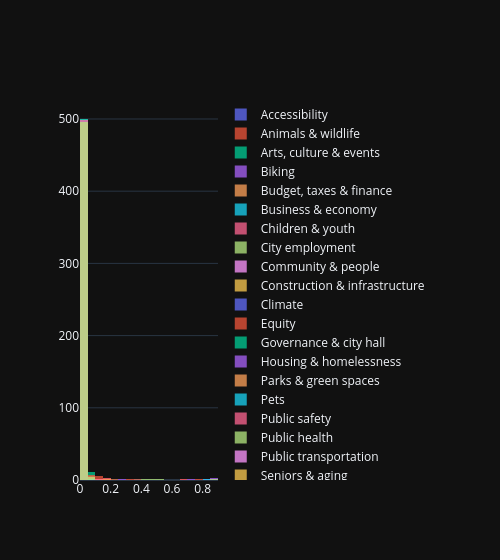

This figure's notebook cell:
### Code cell
# Generate histograms of similarities per category
import plotly.graph_objects as go
import numpy as np

# fig = px.histogram(
#     df, 
#     x='housing',
#     width=500,
#     height=500,
#     nbins=20
# )
fig = go.Figure()
for cat in categories_short:
    fig.add_trace(go.Histogram(
        x=df[cat],
        xbins=dict(
            start=0.0,
            end=1.0,
            size=0.05
        ),
        name=cat.capitalize()
    ))
fig.update_layout(barmode='overlay', width=500)
fig.update_traces(opacity=0.75)
fig.show()

### Figure 1 — Plotly figure (JSON) as saved in the notebook; plotly's stock layout.template omitted (floating-point values rounded to 4 significant figures; data arrays with more than 128 entries replaced by an {"elided": "..."} marker saying what was removed)
{"data": [{"name": "Accessibility", "x": {"elided": "500 float values"}, "xbins": {"end": 1.0, "size": 0.05, "start": 0.0}, "type": "histogram", "opacity": 0.75}, {"name": "Animals & wildlife", "x": {"elided": "500 float values"}, "xbins": {"end": 1.0, "size": 0.05, "start": 0.0}, "type": "histogram", "opacity": 0.75}, {"name": "Arts, culture & events", "x": {"elided": "500 float values"}, "xbins": {"end": 1.0, "size": 0.05, "start": 0.0}, "type": "histogram", "opacity": 0.75}, {"name": "Biking", "x": {"elided": "500 float values"}, "xbins": {"end": 1.0, "size": 0.05, "start": 0.0}, "type": "histogram", "opacity": 0.75}, {"name": "Budget, taxes & finance", "x": {"elided": "500 float values"}, "xbins": {"end": 1.0, "size": 0.05, "start": 0.0}, "type": "histogram", "opacity": 0.75}, {"name": "Business & economy", "x": {"elided": "500 float values"}, "xbins": {"end": 1.0, "size": 0.05, "start": 0.0}, "type": "histogram", "opacity": 0.75}, {"name": "Children & youth", "x": {"elided": "500 float values"}, "xbins": {"end": 1.0, "size": 0.05, "start": 0.0}, "type": "histogram", "opacity": 0.75}, {"name": "City employment", "x": {"elided": "500 float values"}, "xbins": {"end": 1.0, "size": 0.05, "start": 0.0}, "type": "histogram", "opacity": 0.75}, {"name": "Community & people", "x": {"elided": "500 float values"}, "xbins": {"end": 1.0, "size": 0.05, "start": 0.0}, "type": "histogram", "opacity": 0.75}, {"name": "Construction & infrastructure", "x": {"elided": "500 float values"}, "xbins": {"end": 1.0, "size": 0.05, "start": 0.0}, "type": "histogram", "opacity": 0.75}, {"name": "Climate", "x": {"elided": "500 float values"}, "xbins": {"end": 1.0, "size": 0.05, "start": 0.0}, "type": "histogram", "opacity": 0.75}, {"name": "Equity", "x": {"elided": "500 float values"}, "xbins": {"end": 1.0, "size": 0.05, "start": 0.0}, "type": "histogram", "opacity": 0.75}, {"name": "Governance & city hall", "x": {"elided": "500 float values"}, "xbins": {"end": 1.0, "size": 0.05, "start": 0.0}, "type": "histogram", "opacity": 0.75}, {"name": "Housing & homelessness", "x": {"elided": "500 float values"}, "xbins": {"end": 1.0, "size": 0.05, "start": 0.0}, "type": "histogram", "opacity": 0.75}, {"name": "Parks & green spaces", "x": {"elided": "500 float values"}, "xbins": {"end": 1.0, "size": 0.05, "start": 0.0}, "type": "histogram", "opacity": 0.75}, {"name": "Pets", "x": {"elided": "500 float values"}, "xbins": {"end": 1.0, "size": 0.05, "start": 0.0}, "type": "histogram", "opacity": 0.75}, {"name": "Public safety", "x": {"elided": "500 float values"}, "xbins": {"end": 1.0, "size": 0.05, "start": 0.0}, "type": "histogram", "opacity": 0.75}, {"name": "Public health", "x": {"elided": "500 float values"}, "xbins": {"end": 1.0, "size": 0.05, "start": 0.0}, "type": "histogram", "opacity": 0.75}, {"name": "Public transportation", "x": {"elided": "500 float values"}, "xbins": {"end": 1.0, "size": 0.05, "start": 0.0}, "type": "histogram", "opacity": 0.75}, {"name": "Seniors & aging", "x": {"elided": "500 float values"}, "xbins": {"end": 1.0, "size": 0.05, "start": 0.0}, "type": "histogram", "opacity": 0.75}, {"name": "Service requests & nuisance complaints", "x": {"elided": "500 float values"}, "xbins": {"end": 1.0, "size": 0.05, "start": 0.0}, "type": "histogram", "opacity": 0.75}, {"name": "Sports & recreation", "x": {"elided": "500 float values"}, "xbins": {"end": 1.0, "size": 0.05, "start": 0.0}, "type": "histogram", "opacity": 0.75}, {"name": "Information & libraries", "x": {"elided": "500 float values"}, "xbins": {"end": 1.0, "size": 0.05, "start": 0.0}, "type": "histogram", "opacity": 0.75}, {"name": "Toronto hydro & utilities", "x": {"elided": "500 float values"}, "xbins": {"end": 1.0, "size": 0.05, "start": 0.0}, "type": "histogram", "opacity": 0.75}, {"name": "Traffic", "x": {"elided": "500 float values"}, "xbins": {"end": 1.0, "size": 0.05, "start": 0.0}, "type": "histogram", "opacity": 0.75}, {"name": "Urban planning & zoning", "x": {"elided": "500 float values"}, "xbins": {"end": 1.0, "size": 0.05, "start": 0.0}, "type": "histogram", "opacity": 0.75}, {"name": "Waste management", "x": {"elided": "500 float values"}, "xbins": {"end": 1.0, "size": 0.05, "start": 0.0}, "type": "histogram", "opacity": 0.75}, {"name": "Water & sewers", "x": {"elided": "500 float values"}, "xbins": {"end": 1.0, "size": 0.05, "start": 0.0}, "type": "histogram", "opacity": 0.75}], "layout": {"barmode": "overlay", "width": 500}}
